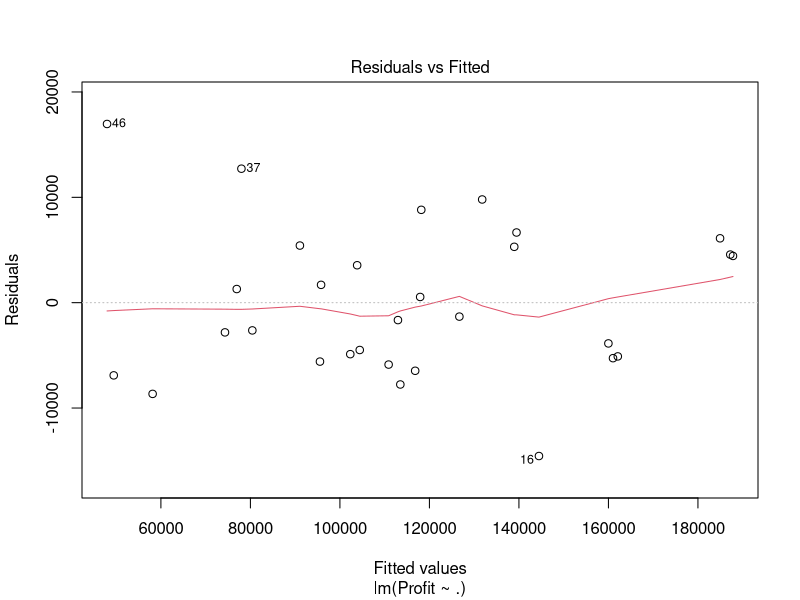
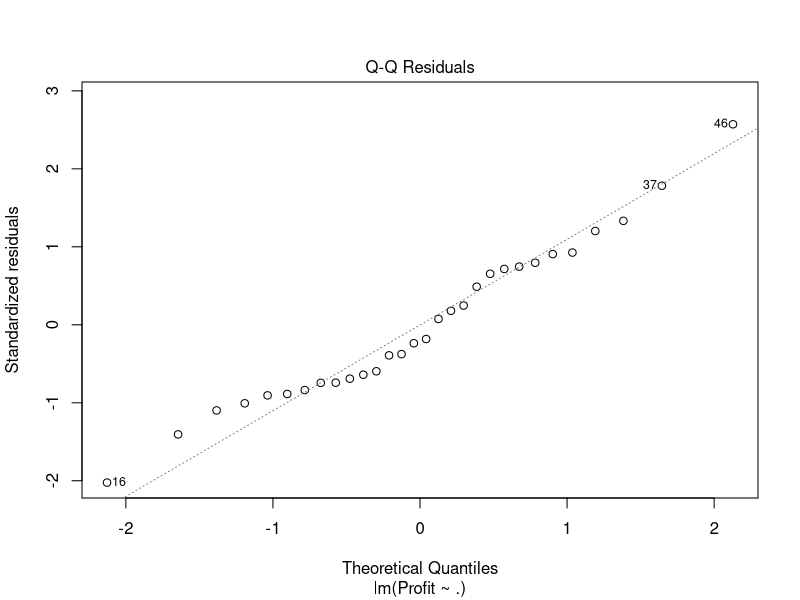
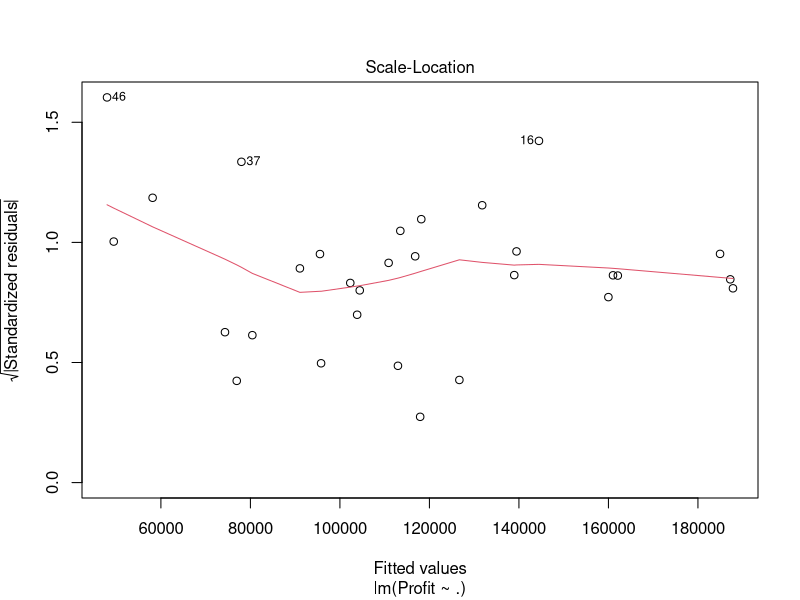
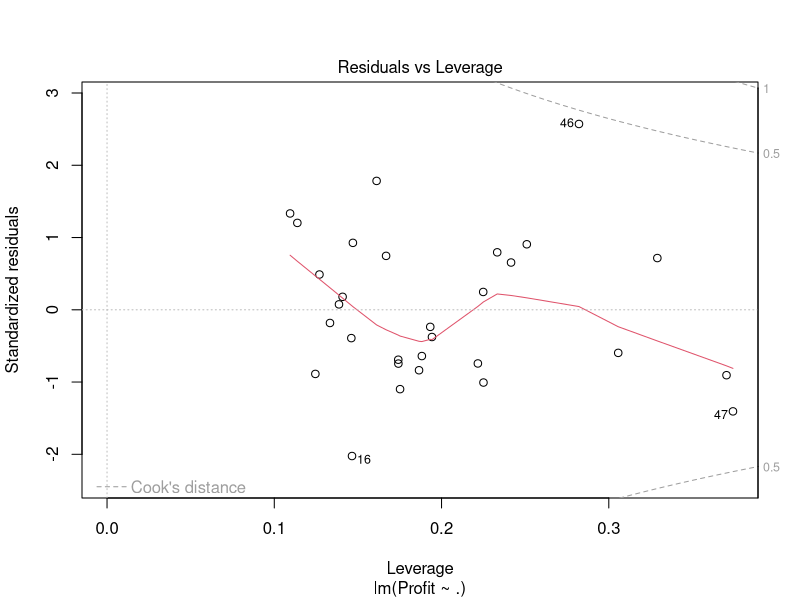
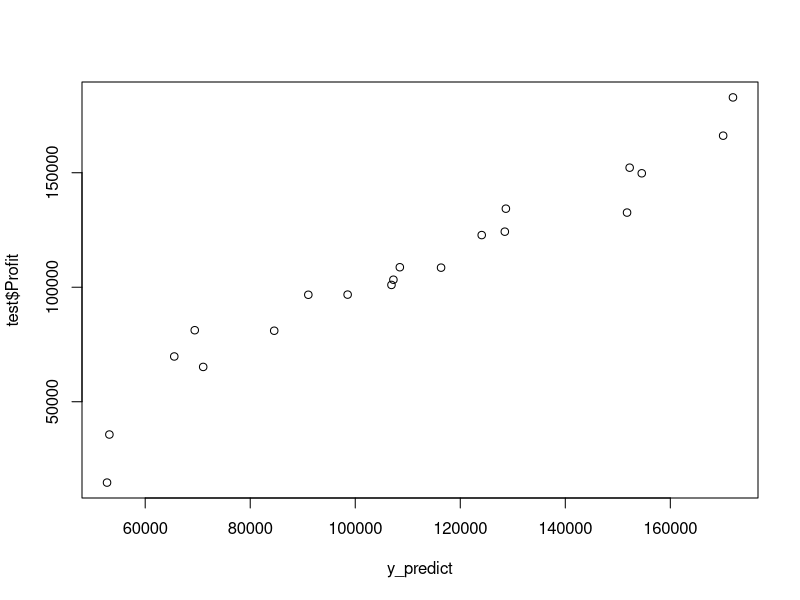

Reproduce these figures in R, in order.
#Loading the required packages
library("tidyverse")
library("readr")
library("caTools")


#Loading the dataset 
startup_data <- read.csv("startup_data.csv")
str(startup_data)

#Splitting the data
set.seed(123)
split = sample.split(startup_data,SplitRatio = 0.7)
train = subset(startup_data, split == "TRUE")
test = subset(startup_data, split == "FALSE")

#doing regression 
regressor <- lm(formula = Profit ~.,
                data = train)

par(mfrow <- c(2,2))
plot(regressor)
library(car)
vif(regressor)

summary(regressor)

#First iteration 
#removing state 
regressor <- lm(formula = Profit ~ R.D.Spend + Administration + Marketing.Spend,
                data = train) 
summary(regressor)

#Second iteration 
#removing Administration 
regressor <- lm(formula = Profit ~ `R.D.Spend` + `Marketing.Spend`,
                data = train) 
summary(regressor)

#third iteration 
#removing Administration 
#Final one 
regressor <- lm(formula = Profit ~ `R.D.Spend`,
                data = train) 
summary(regressor)

y_predict <- predict(regressor, newdata = test)

y_predict

test$Profit

plot(y_predict, test$Profit)
